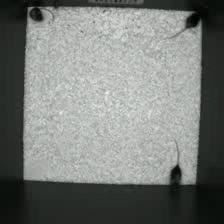
#> input picture data/Extended_Figure8/frame_1000.jpg, 224 x 224 px; its folder holds 4 pictures in this run
$ jupyter execute --allow-errors Extended_Figure8.ipynb
#> lines starting #> are read from the running program, lines starting #| are printed output that depends on the picture
# Extended Data 8- Ye et al. 2023

[cell 1]
import matplotlib.pyplot as plt
import glob
import os
import sys
import matplotlib.image as mpimg
import seaborn as sns
import numpy as np
from ruamel.yaml import YAML
from matplotlib.collections import LineCollection
from matplotlib.colors import ListedColormap
from ruamel.yaml import YAML
from scipy import signal
from sklearn.decomposition import FastICA
import matplotlib.colors as mcolors


import pandas as pd
import json
plt.rcParams['axes.labelsize'] = 17  # for x and y labels
plt.rcParams['xtick.labelsize'] = 17 # for x axis tick labels
plt.rcParams['ytick.labelsize'] = 17 # for y axis tick labels
plt.rcParams['axes.titlesize'] = 17

[cell 2]
template = '../data/Extended_Figure8/frame_{}.jpg'
frame_indices = [1000, 1200, 1300, 1400]
raw_images = [template.format(index) for index in frame_indices]


json_path = '../data/Extended_Figure8/XBWX0KKOQWMHE6HNY1FL.json'

#> (the rest of this cell did not finish here and is left out)

[cell 3]
import cv2
import numpy as np
import json

# [100 lines left out: function plot_keypoints_and_bbox, not called in this run]

## Raw video frames from MABe trimouse

[cell 4]
fig, axes = plt.subplots(2,2)

for idx in range(4):
    row = idx //2
    col = idx % 2


    file = raw_images[idx]
    img =  mpimg.imread(file)
#> img is the input picture: shape (224, 224, 3); mean R, G, B 120.4, 123.2, 120
    axes[row][col].imshow(img)
    axes[row][col].set_xticks([])
    axes[row][col].set_yticks([])

fig.set_size_inches(10, 6)
plt.show()
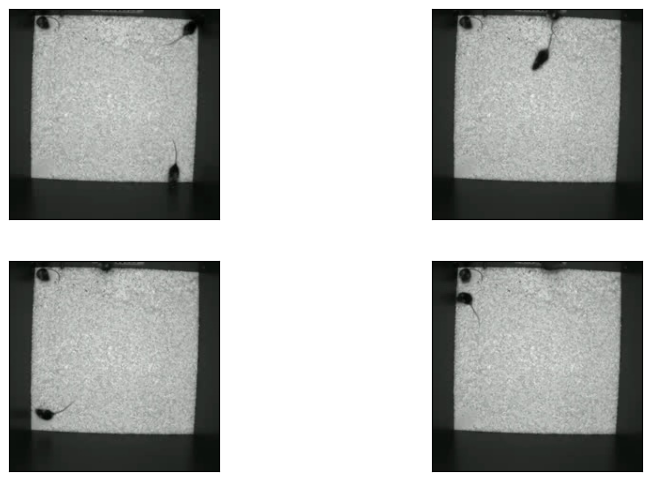
#> figure drawn by matplotlib, 4 panels
